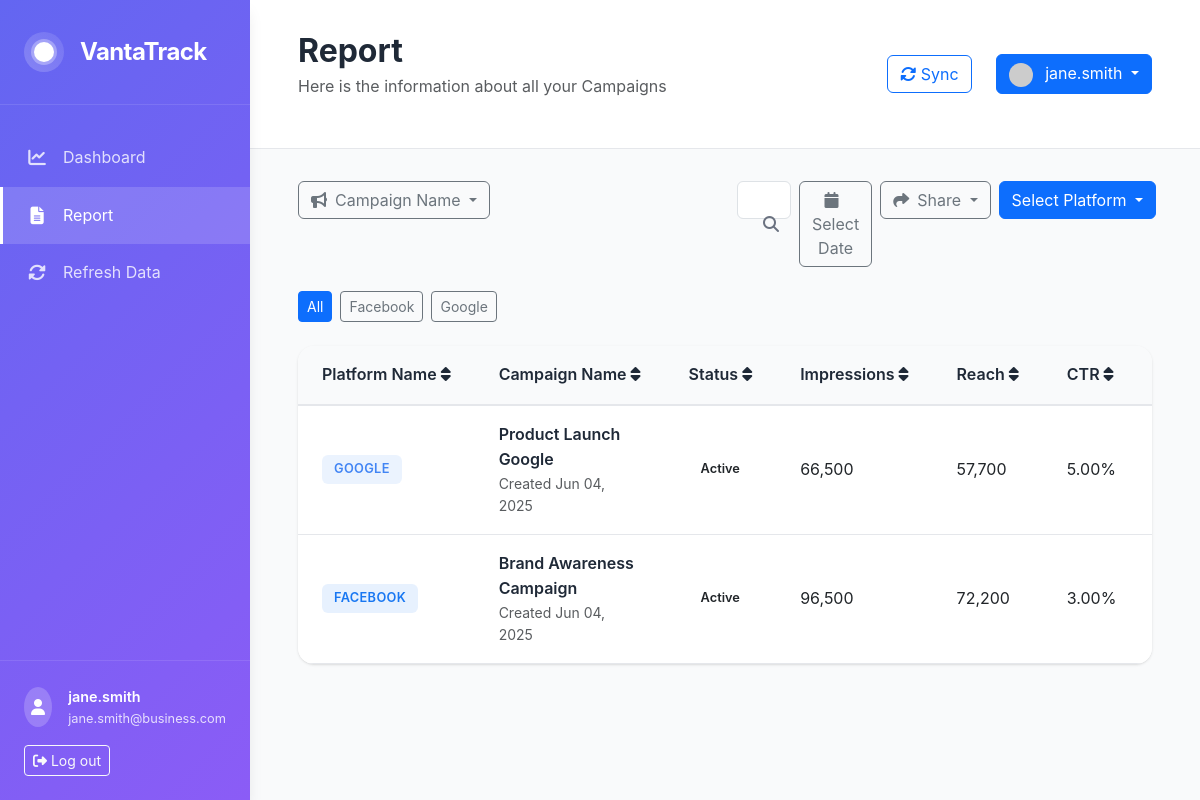
Screenshot of /reports (signed in) with the database file from the repository.
### models.py (models this page shows, shortened)
class User(UserMixin, db.Model):
    __tablename__ = 'users'
    id = db.Column(db.Integer, primary_key=True)
    username = db.Column(db.String(80), unique=True, nullable=False)
    email = db.Column(db.String(120), unique=True, nullable=False)
    password_hash = db.Column(db.String(256), nullable=False)
    first_name = db.Column(db.String(50), nullable=True)
    last_name = db.Column(db.String(50), nullable=True)
    company_name = db.Column(db.String(100), nullable=True)
    is_active = db.Column(db.Boolean, default=True)
    created_at = db.Column(db.DateTime, default=datetime.utcnow)
    campaigns = db.relationship('Campaign', backref='client', lazy=True)
    def get_full_name(self):
        if self.first_name and self.last_name:
            return f"{self.first_name} {self.last_name}"
        return self.username

class Campaign(db.Model):
    __tablename__ = 'campaigns'
    id = db.Column(db.Integer, primary_key=True)
    name = db.Column(db.String(200), nullable=False)
    platform = db.Column(db.String(50), nullable=False)  # Facebook, Google, ShareIT
    status = db.Column(db.String(50), default='Pending')  # Pending, In-Progress, Completed
    budget = db.Column(db.Float, default=0.0)
    spent = db.Column(db.Float, default=0.0)
    impressions = db.Column(db.Integer, default=0)
    clicks = db.Column(db.Integer, default=0)
    reach = db.Column(db.Integer, default=0)
    ctr = db.Column(db.Float, default=0.0)  # Click-through rate
    cpm = db.Column(db.Float, default=0.0)  # Cost per mille
    cpc = db.Column(db.Float, default=0.0)  # Cost per click
    cpv = db.Column(db.Float, default=0.0)  # Cost per view
    cpa = db.Column(db.Float, default=0.0)  # Cost per acquisition
    created_at = db.Column(db.DateTime, default=datetime.utcnow)
    updated_at = db.Column(db.DateTime, default=datetime.utcnow, onupdate=datetime.utcnow)
    user_id = db.Column(db.Integer, db.ForeignKey('users.id'), nullable=False)

### routes.py (the view)
@app.route('/reports')
@login_required
def reports():
    platform_filter = request.args.get('platform', 'All')
    query = Campaign.query.filter_by(user_id=current_user.id)
    if platform_filter and platform_filter != 'All':
        query = query.filter_by(platform=platform_filter)
    campaigns = query.order_by(Campaign.created_at.desc()).all()
    platforms = db.session.query(Campaign.platform).filter_by(user_id=current_user.id).distinct().all()
    platforms = [p[0] for p in platforms]
    return render_template('reports.html',
                         campaigns=campaigns,
                         platforms=platforms,
                         current_platform=platform_filter)

### app.py (called while the page is built)
@login_manager.user_loader
def load_user(user_id):
    from models import User
    return User.query.get(int(user_id))

### templates/reports.html (shortened to what this page needs)
{% extends "base.html" %}
{% block page_title %}Report{% endblock %}
{% block page_subtitle %}Here is the information about all your Campaigns{% endblock %}
{% block content %}
<div class="row mb-4">
    <div class="col-md-6">
        <div class="dropdown">
            <button class="btn btn-outline-secondary dropdown-toggle" type="button" data-bs-toggle="dropdown">
                <i class="fas fa-bullhorn me-2"></i>Campaign Name
            </button>
        </div>
    </div>
    <div class="col-md-6">
        <div class="d-flex gap-2">
            <div class="search-box flex-grow-1">
                <input type="text" class="form-control" placeholder="Search campaigns..." id="search-input">
                <i class="fas fa-search search-icon"></i>
            </div>
            <button class="btn btn-outline-secondary" data-bs-toggle="dropdown">
                <i class="fas fa-calendar me-2"></i>Select Date
            </button>
            <div class="dropdown">
                <button class="btn btn-outline-secondary dropdown-toggle" type="button" data-bs-toggle="dropdown">
                    <i class="fas fa-share me-2"></i>Share
                </button>
            </div>
            <div class="dropdown">
                <button class="btn btn-primary dropdown-toggle" type="button" data-bs-toggle="dropdown">
                    Select Platform
                </button>
            </div>
        </div>
    </div>
</div>
<div class="row mb-4">
    <div class="col-12">
        <div class="platform-filter-buttons">
            <button class="btn btn-sm {{ 'btn-primary' if current_platform == 'All' else 'btn-outline-secondary' }}"
                    onclick="filterByPlatform('All')">All</button>
            {% for platform in platforms %}
            <button class="btn btn-sm {{ 'btn-primary' if current_platform == platform else 'btn-outline-secondary' }}"
                    onclick="filterByPlatform('{{ platform }}')">{{ platform }}</button>
            {% endfor %}
        </div>
    </div>
</div>
<div class="row">
    <div class="col-12">
        <div class="reports-table-card">
            <div class="table-responsive">
                <table class="table table-hover" id="campaigns-table">
                    <thead>
                        <tr>
                            <th>
                                Platform Name
                                <i class="fas fa-sort"></i>
                            </th>
                            <th>
                                Campaign Name
                                <i class="fas fa-sort"></i>
                            </th>
                            <th>
                                Status
                                <i class="fas fa-sort"></i>
                            </th>
                            <th>
                                Impressions
                                <i class="fas fa-sort"></i>
                            </th>
                            <th>
                                Reach
                                <i class="fas fa-sort"></i>
                            </th>
                            <th>
                                CTR
                                <i class="fas fa-sort"></i>
                            </th>
                            <th>
                            </th>
                        </tr>
                    </thead>
                    <tbody>
                        {% for campaign in campaigns %}
                        <tr data-platform="{{ campaign.platform }}">
                            <td>
                                <span class="platform-badge platform-{{ campaign.platform.lower() }}">
                                    {{ campaign.platform }}
                                </span>
                            </td>
                            <td>
                                <div class="campaign-info">
                                    <span class="campaign-name">{{ campaign.name }}</span>
                                    <small class="text-muted d-block">Created {{ campaign.created_at.strftime('%b %d, %Y') }}</small>
                                </div>
                            </td>
                            <td>
                                <span class="status-badge status-{{ campaign.status.lower().replace('-', '') }}">
                                    {{ campaign.status }}
                                </span>
                            </td>
                            <td>{{ "{:,}".format(campaign.impressions) }}</td>
                            <td>{{ "{:,}".format(campaign.reach) }}</td>
                            <td>{{ "{:.2f}%".format(campaign.ctr) }}</td>
                            <td>{{ "{:.2f}".format(campaign.cpm) }}</td>
                        </tr>
                        {% endfor %}
                    </tbody>
                </table>
            </div>
        </div>
    </div>
</div>
{% endblock %}

### templates/base.html (shortened to what this page needs)
<!DOCTYPE html>
<html lang="en">
<head>
    <link href="https://cdn.jsdelivr.net/npm/bootstrap@5.3.0/dist/css/bootstrap.min.css" rel="stylesheet">
    <link href="https://cdnjs.cloudflare.com/ajax/libs/font-awesome/6.4.0/css/all.min.css" rel="stylesheet">
    <link href="{{ url_for('static', filename='css/style.css') }}" rel="stylesheet">
</head>
<body>
    {% if current_user.is_authenticated %}
    <div class="sidebar">
        <div class="sidebar-header">
            <div class="brand-logo">
                <div class="logo-icon"></div>
                <span class="brand-name">VantaTrack</span>
            </div>
        </div>
        <nav class="sidebar-nav">
            <ul class="nav flex-column">
                <li class="nav-item">
                    <a class="nav-link {% if request.endpoint == 'dashboard' %}active{% endif %}" href="{{ url_for('dashboard') }}">
                        <i class="fas fa-chart-line"></i>
                        <span>Dashboard</span>
                    </a>
                </li>
                <li class="nav-item">
                    <a class="nav-link {% if request.endpoint == 'reports' %}active{% endif %}" href="{{ url_for('reports') }}">
                        <i class="fas fa-file-alt"></i>
                        <span>Report</span>
                    </a>
                </li>
                <li class="nav-item">
                    <a class="nav-link" href="#" onclick="refreshData()">
                        <i class="fas fa-sync-alt"></i>
                        <span>Refresh Data</span>
                    </a>
                </li>
            </ul>
        </nav>
        <div class="sidebar-footer">
            <div class="user-info">
                <div class="user-avatar">
                    <i class="fas fa-user"></i>
                </div>
                <div class="user-details">
                    <div class="user-name">{{ current_user.get_full_name() }}</div>
                    <div class="user-email">{{ current_user.email }}</div>
                </div>
            </div>
            <a href="{{ url_for('auth.logout') }}" class="btn btn-outline-light btn-sm">
                <i class="fas fa-sign-out-alt"></i> Log out
            </a>
        </div>
    </div>
    <div class="main-content">
        <header class="top-header">
            <div class="d-flex justify-content-between align-items-center">
                <div>
                    <h1 class="page-title">{% block page_title %}Dashboard{% endblock %}</h1>
                    <p class="page-subtitle text-muted">{% block page_subtitle %}Here is the information about all your Campaigns{% endblock %}</p>
                </div>
                <div class="header-actions">
                    <button class="btn btn-outline-primary me-2" onclick="refreshData()">
                        <i class="fas fa-sync-alt"></i> Sync
                    </button>
                    <div class="dropdown">
                        <button class="btn btn-primary dropdown-toggle" type="button" data-bs-toggle="dropdown">
                            <img src="https://ui-avatars.com/api/?name={{ current_user.get_full_name() }}&background=6366f1&color=fff"
                                 class="rounded-circle me-2" width="24" height="24">
                            {{ current_user.get_full_name() }}
                        </button>
                    </div>
                </div>
            </div>
        </header>
        <div class="content-wrapper">
            {% block content %}{% endblock %}
        </div>
    </div>
    {% else %}
    {% block login_content %}{% endblock %}
    {% endif %}
</body>
</html>

### rows the page displays
User: get_full_name "jane.smith", email "jane.smith@business.com"
Campaign: platform "GOOGLE", name "Product Launch Google", created_at "Jun 04, 2025", status "Active", impressions "66,500", reach "57,700", ctr "5.00%"
Campaign: platform "FACEBOOK", name "Brand Awareness Campaign", created_at "Jun 04, 2025", status "Active", impressions "96,500", reach "72,200", ctr "3.00%"

### other values shown
{{ platform }} "Facebook" "Google"
